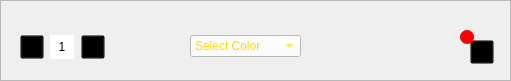
         <widget class="QFrame" name="frame_97">
          <property name="geometry">
           <rect>
            <x>0</x>
            <y>490</y>
            <width>511</width>
            <height>81</height>
           </rect>
          </property>
          <property name="frameShape">
           <enum>QFrame::StyledPanel</enum>
          </property>
          <property name="frameShadow">
           <enum>QFrame::Raised</enum>
          </property>
          <widget class="QPushButton" name="quanmin">
           <property name="geometry">
            <rect>
             <x>20</x>
             <y>35</y>
             <width>24</width>
             <height>24</height>
            </rect>
           </property>
           <property name="styleSheet">
            <string notr="true">QPushButton{
background-color: transparent;}
QPushButton:pressed{
padding-left: -10px;
}</string>
           </property>
           <property name="text">
            <string/>
           </property>
           <property name="icon">
            <iconset resource="../icons/img.qrc">
             <normaloff>:/icons/square-minus.png</normaloff>:/icons/square-minus.png</iconset>
           </property>
           <property name="iconSize">
            <size>
             <width>24</width>
             <height>24</height>
            </size>
           </property>
          </widget>
          <widget class="QLabel" name="actualquan_2">
           <property name="geometry">
            <rect>
             <x>50</x>
             <y>35</y>
             <width>24</width>
             <height>24</height>
            </rect>
           </property>
           <property name="styleSheet">
            <string notr="true">background-color: rgb(255, 255, 255);
font: 8pt &quot;Segoe UI Historic&quot;;</string>
           </property>
           <property name="text">
            <string>1</string>
           </property>
           <property name="alignment">
            <set>Qt::AlignCenter</set>
           </property>
          </widget>
          <widget class="QPushButton" name="quanadd">
           <property name="geometry">
            <rect>
             <x>81</x>
             <y>35</y>
             <width>24</width>
             <height>24</height>
            </rect>
           </property>
           <property name="styleSheet">
            <string notr="true">QPushButton{
background-color: transparent;}
QPushButton:pressed{
padding-left: 10px;
}</string>
           </property>
           <property name="text">
            <string/>
           </property>
           <property name="icon">
            <iconset resource="../icons/img.qrc">
             <normaloff>:/icons/square-plus.png</normaloff>:/icons/square-plus.png</iconset>
           </property>
           <property name="iconSize">
            <size>
             <width>24</width>
             <height>24</height>
            </size>
           </property>
          </widget>
          <widget class="QComboBox" name="colorcombo">
           <property name="geometry">
            <rect>
             <x>190</x>
             <y>35</y>
             <width>111</width>
             <height>22</height>
            </rect>
           </property>
           <property name="styleSheet">
            <string notr="true">QComboBox {
    background-color: rgb(255, 255, 255);
    color: rgb(252, 219, 0);
}
QComboBox QAbstractItemView {
    background-color: rgb(242, 211, 0);
    color: rgb(255, 255, 255);
    selection-background-color: rgb(250, 217, 0);
    selection-color: rgb(255, 255, 255);
}
</string>
           </property>
           <item>
            <property name="text">
             <string>Select Color</string>
            </property>
           </item>
           <item>
            <property name="text">
             <string>Black</string>
            </property>
           </item>
           <item>
            <property name="text">
             <string>Blue</string>
            </property>
           </item>
           <item>
            <property name="text">
             <string>Grey</string>
            </property>
           </item>
           <item>
            <property name="text">
             <string>White</string>
            </property>
           </item>
          </widget>
          <widget class="QPushButton" name="cartbox">
           <property name="geometry">
            <rect>
             <x>470</x>
             <y>40</y>
             <width>24</width>
             <height>24</height>
            </rect>
           </property>
           <property name="styleSheet">
            <string notr="true">QPushButton{
background-color: transparent;}
QPushButton:pressed{
padding-left: 10px;
}</string>
           </property>
           <property name="text">
            <string/>
           </property>
           <property name="icon">
            <iconset resource="../icons/img.qrc">
             <normaloff>:/icons/shopping-cart.png</normaloff>:/icons/shopping-cart.png</iconset>
           </property>
           <property name="iconSize">
            <size>
             <width>24</width>
             <height>24</height>
            </size>
           </property>
          </widget>
          <widget class="QLabel" name="activecart">
           <property name="geometry">
            <rect>
             <x>460</x>
             <y>30</y>
             <width>14</width>
             <height>14</height>
            </rect>
           </property>
           <property name="styleSheet">
            <string notr="true">background-color: rgb(255, 0, 0);
border-radius: 7px;</string>
           </property>
           <property name="text">
            <string/>
           </property>
          </widget>
         </widget>
